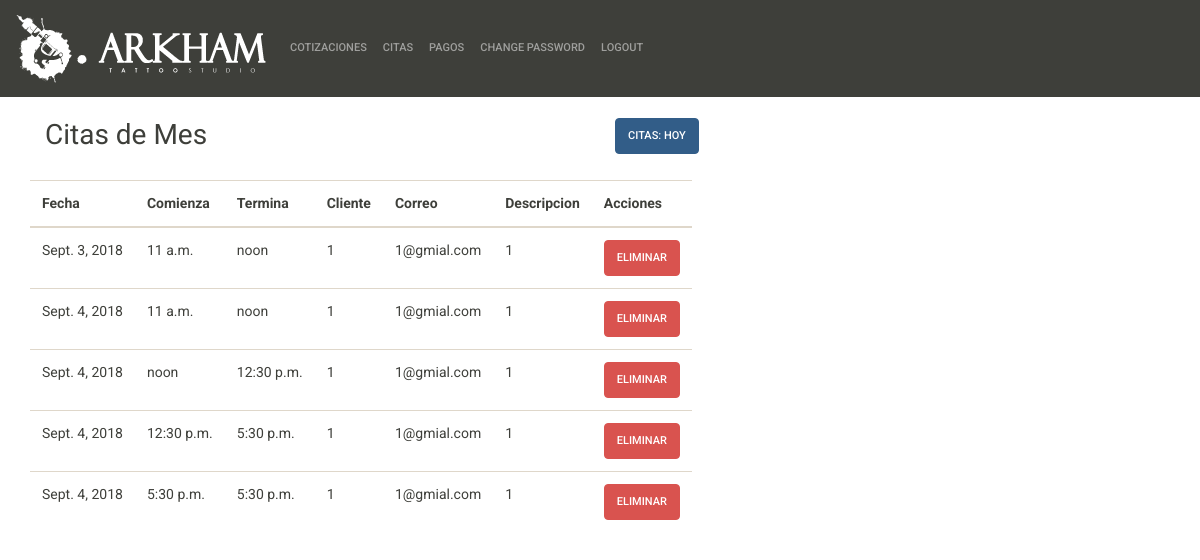
Page /citas/mes/ (signed in) on the committed database.
### web/models.py (models this page shows, shortened)
class Appointment(models.Model):
    cliente = models.ForeignKey(Client, on_delete=models.CASCADE)
    descripcion = models.TextField(max_length=280, default='')
    dia = models.DateField(auto_now=False, auto_now_add=False)
    start = models.TimeField(auto_now=False, auto_now_add=False)
    end = models.TimeField(auto_now=False, auto_now_add=False)

class Client(models.Model):
    nombre = models.CharField(max_length=128, blank=False)
    edad   = models.IntegerField(default=18)
    telefono = models.CharField(max_length=10)
    correo = models.EmailField(max_length=254)
    vicitas = models.IntegerField(default=0)
    def __str__(self):
        return self.nombre

### appointments/views.py (the view)
# urls.py: path('mes/', views.AgendarListM.as_view(), name='cita_lista_m'),
class AgendarListM(LoginRequiredMixin, ListView):
    model = Appointment
    template_name = 'admin/agendar_lista_m.html'
    def get_queryset(self):
        return Appointment.objects.filter(dia__month=now().month)

### templates/admin/agendar_lista_m.html
{% extends 'admin/admin_index.html' %}
{% load staticfiles %}
{% load tz %}
{% block content %}
<div class="container">
  <br>
  <div class="row">
    <div class="col">
      <h2>Citas de Mes</h2>
    </div>
    <div class="col">
      <button onclick="location.href={% url 'cita_lista_d' %}" type="button" class="btn btn-primary">Citas: Hoy</button>
    </div>
  </div>
  <br>
  <div class="row">
    <table class="table table-responsive table-hover">
    <thead>
      <tr>
        <th scope="col">Fecha</th>
        <th scope="col">Comienza</th>
        <th scope="col">Termina</th>
        <th scope="col">Cliente</th>
        <th scope="col">Correo</th>
        <th scope="col">Descripcion</th>
        <th scope="col">Acciones</th>
      </tr>
    </thead>
    <tbody>
      {% if object_list %}
        {% for citas in object_list %}
        <tr>
          <td>{{ citas.dia }}</td>
          <td>{{ citas.start }}</td>
          <td>{{ citas.end }}</td>
          <td>{{ citas.cliente }}</td>
          <td>{{ citas.cliente.correo }}</td>
          <td>{{ citas.descripcion }}</td>
          <td><a class="btn btn-danger" href="{% url 'cita_delete' citas.id %}">Eliminar</a></td>
        </tr>
      {% endfor %}
    {% else %}
    <br>
    <h1>No hay citas pendientes!</h1>
    <br>
    {% endif %}
    </tbody>
  </table>
  </div>
</div>
{% endblock %}

### rows in the picture
Appointment: dia "Sept. 3, 2018", start "11 a.m.", end "noon", cliente "1", cliente.correo "1@gmial.com", descripcion "1"
Appointment: dia "Sept. 4, 2018", start "11 a.m.", end "noon", cliente "1", cliente.correo "1@gmial.com", descripcion "1"
Appointment: dia "Sept. 4, 2018", start "noon", end "12:30 p.m.", cliente "1", cliente.correo "1@gmial.com", descripcion "1"
Appointment: dia "Sept. 4, 2018", start "12:30 p.m.", end "5:30 p.m.", cliente "1", cliente.correo "1@gmial.com", descripcion "1"
Appointment: dia "Sept. 4, 2018", start "5:30 p.m.", end "5:30 p.m.", cliente "1", cliente.correo "1@gmial.com", descripcion "1"
